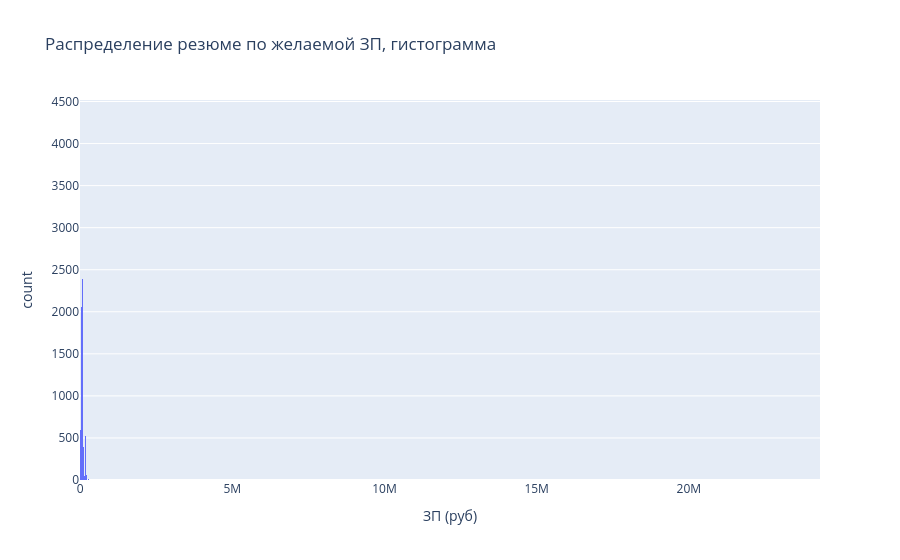
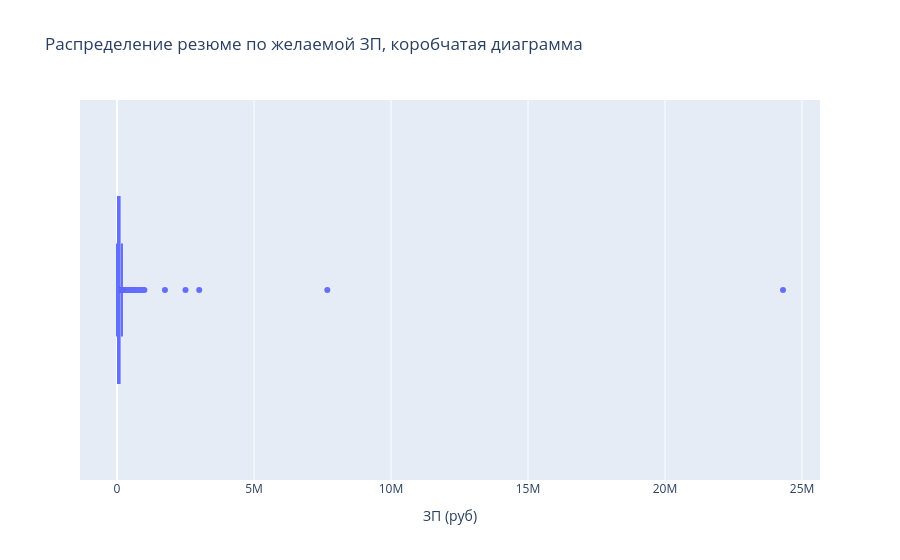

The cell these charts' notebook holds for them, in order:
### Markdown cell above
3. Постройте распределение признака **"ЗП (руб)"**. Опишите данное распределение, отвечая на следующие вопросы: каковы предельные значения признака, в каком примерном интервале находится заработная плата большинства соискателей? Есть ли аномалии для признака возраста? Обратите внимание на гигантские размеры желаемой заработной платы.
*Совет: постройте гистограмму и коробчатую диаграмму рядом.*

### Code cell
# ваш код здесь
fig = px.histogram(
    hh_database,
    x="ЗП (руб)",
    # nbins=100,
    title='Распределение резюме по желаемой ЗП, гистограмма',
    )
fig.show()
fig.write_html("graph/resume_salary_hist.html")

fig = px.box(
    hh_database,
    x="ЗП (руб)",
    title='Распределение резюме по желаемой ЗП, коробчатая диаграмма',
    )
fig.show()
fig.write_html("graph/resume_salary_box.html")

print(hh_database['ЗП (руб)'].mode())

print(hh_database['ЗП (руб)'].max())
print(hh_database['ЗП (руб)'].min())

### Figure 1 — Plotly figure (JSON) as saved in the notebook; plotly's stock layout.template omitted (floating-point values rounded to 4 significant figures; data arrays with more than 128 entries replaced by an {"elided": "..."} marker saying what was removed)
{"data": [{"bingroup": "x", "hovertemplate": "ЗП (руб)=%{x}<br>count=%{y}<extra></extra>", "legendgroup": "", "marker": {"color": "#636efa", "pattern": {"shape": ""}}, "name": "", "orientation": "v", "showlegend": false, "type": "histogram", "x": {"elided": "44744 float values"}, "xaxis": "x", "yaxis": "y"}], "layout": {"barmode": "relative", "legend": {"tracegroupgap": 0}, "title": {"text": "Распределение резюме по желаемой ЗП, гистограмма"}, "xaxis": {"anchor": "y", "domain": [0, 1], "title": {"text": "ЗП (руб)"}}, "yaxis": {"anchor": "x", "domain": [0, 1], "title": {"text": "count"}}}}

### Figure 2 — Plotly figure (JSON) as saved in the notebook; plotly's stock layout.template omitted (floating-point values rounded to 4 significant figures; data arrays with more than 128 entries replaced by an {"elided": "..."} marker saying what was removed)
{"data": [{"alignmentgroup": "True", "hovertemplate": "ЗП (руб)=%{x}<extra></extra>", "legendgroup": "", "marker": {"color": "#636efa"}, "name": "", "notched": false, "offsetgroup": "", "orientation": "h", "showlegend": false, "type": "box", "x": {"elided": "44744 float values"}, "x0": " ", "xaxis": "x", "y0": " ", "yaxis": "y"}], "layout": {"boxmode": "group", "legend": {"tracegroupgap": 0}, "title": {"text": "Распределение резюме по желаемой ЗП, коробчатая диаграмма"}, "xaxis": {"anchor": "y", "domain": [0, 1], "title": {"text": "ЗП (руб)"}}, "yaxis": {"anchor": "x", "domain": [0, 1]}}}
